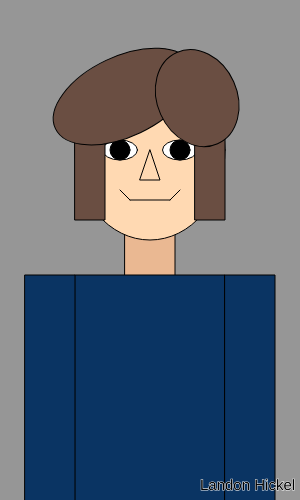
Frame 1 (no input)
Frame 60 (no input): identical to frame 1, image omitted
Frame 120 (the mouse pressed at the canvas centre since frame 60): identical to frame 1, image omitted

The p5.js sketch that drew this single still picture (run headless with seeded random() and noise() and a simulated clock; from frame 60 on, the mouse is pressed at the canvas centre):

// p5.js sketch
// ── sketch.js
function setup() {
  createCanvas(300, 500);
}

function draw() {
  background(150);
  stroke(0,0,0)
  fill(234,184,146)
  rect(125,200,50,100)
  fill(255,217,178)
  ellipse(150,150,150,180);
  fill(300,300,300)
  ellipse(120,150,35,20);
  ellipse(180,150,35,20);
  fill(0,0,0)
  circle(120,150,20)
  circle(180,150,20);
  fill(255,217,178)
  line(130,200,170,200);
  line(130,200,120,190);
  line(180,190,170,200);
  triangle(140,180,160,180,150,150);
  fill(106,78,66)
  rect(75,100,30,120)
  rect(195,100,30,120)
  rotate(320)
  ellipse(70,140,150,80);
  rotate(-320)
  rotate(20)
  ellipse(170,-140,100,80);
  rotate(-20)
  fill(10,52,99);
  rect(75,275,150,320);
  rect(25,275,50,320);
  rect(225,275,50,320);
  fill(0,0,0)
  stroke(300,300,300)
  textSize(15);
  text('Landon Hickel', 200, 490);
}
